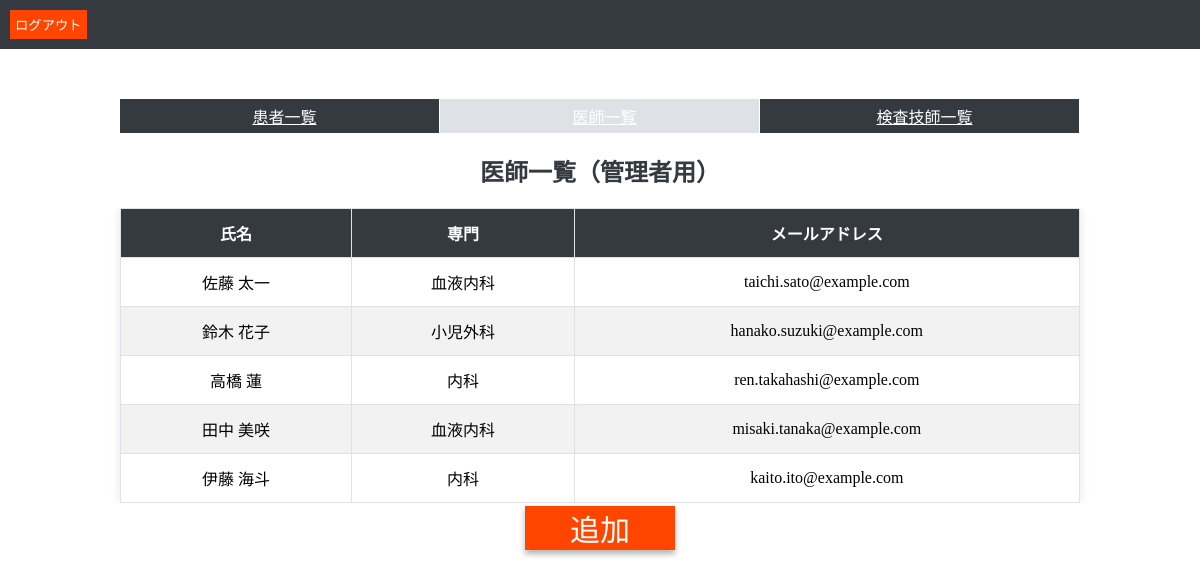
Screenshot of /doctors/ (signed in) with the database file from the repository.
### myapp/models.py (models this page shows, shortened)
class Doctor(models.Model):
    user = models.OneToOneField(User, on_delete=models.CASCADE)
    specialty = models.CharField(max_length=100)

### myapp/views.py (the view)
# urls.py: path('doctors/', doctor_list, name='doctor_list'),
@login_required
@user_passes_test(is_admin)
def doctor_list(request):
    doctors = Doctor.objects.all()
    return render(request, 'doctor_list.html', {'doctors': doctors})

### myapp/views.py (called while the page is built)
def is_admin(user):
    return user.is_superuser  # 管理者のみ許可

### myapp/templates/doctor_list.html (shortened to what this page needs)
{% load static %}
<!DOCTYPE html>
<html lang="en">
<head>
    <link rel="stylesheet" href="{% static 'doctor-list.css' %}">
</head>
<body>
    <header>
  <form action="{% url 'logout' %}" method="post" style="display:inline;">
  <button type="submit" class="logout-btn">ログアウト</button>
</form>
</header>
<nav>
  <ul>
    <li><a href="{% url 'patient_list'%}">患者一覧</a></li>
    <li id="current-nav"><a href="">医師一覧</a></li>
    <li><a href="{% url 'examination_list' %}">検査技師一覧</a></li>
  </ul>
</nav>
<h2>医師一覧（管理者用）</h2>
<div id="main">
  <table>
    <thead>
        <tr>
            <th>氏名</th>
            <th>専門</th>
            <th>メールアドレス</th>
        </tr>
    </thead>
    <tbody>
        {% for doctor in doctors %}
        <tr>
            <td>{{ doctor.user.username }}</td>
            <td>{{ doctor.specialty  }}</td>
            <td>{{ doctor.user.email }}</td>
        </tr>
        {% endfor %}
    </tbody>
</table>
</div>
<a href="{% url 'create_doctor' %}" id="patient-create-link">追加</a>
</body>
</html>

### myapp/static/doctor-list.css (style rules this page uses)
body { margin: 0px; }
header { background-color: #343a40; padding: 10px; margin-bottom: 50px; }
.logout-btn { display: block; background-color:orangered; color: white; border: none; padding: 5px; }
nav { width: 80%; margin: 5px auto; }
nav ul { display: flex; justify-content: space-around; list-style: none; margin: 0px; padding: 0px; }
nav ul li { background-color:#343a40; width: 40%; border-right: solid 1px white; }
nav ul li a { display: block; width: 100%; color: white; text-align: center; padding: 5px; }
#current-nav { background-color:#dee2e6; }
#patient-create-link { display: block; width: 150px; background-color: orangered; text-align: center; color: white; font-size: 30px; text-decoration: none; box-shadow: 0 4px 6px rgba(0, 0, 0, 0.3); margin: 3px auto; }
#main { max-height: 500px; overflow-y: auto; }
h2 { color: #343a40; text-align: center; margin-bottom: 20px; }
table { width: 80%; margin: 0 auto; border-collapse: collapse; background-color: #ffffff; box-shadow: 0 0 10px rgba(0, 0, 0, 0.1); }
th, td { padding: 12px 18px; border: 1px solid #dee2e6; text-align: center; }
th { background-color: #343a40; color: white; }
tr:nth-child(even) { background-color: #f2f2f2; }

### rows the page displays
Doctor: user.username "佐藤 太一", specialty "血液内科", user.email "taichi.sato@example.com"
Doctor: user.username "鈴木 花子", specialty "小児外科", user.email "hanako.suzuki@example.com"
Doctor: user.username "高橋 蓮", specialty "内科", user.email "ren.takahashi@example.com"
Doctor: user.username "田中 美咲", specialty "血液内科", user.email "misaki.tanaka@example.com"
Doctor: user.username "伊藤 海斗", specialty "内科", user.email "kaito.ito@example.com"
